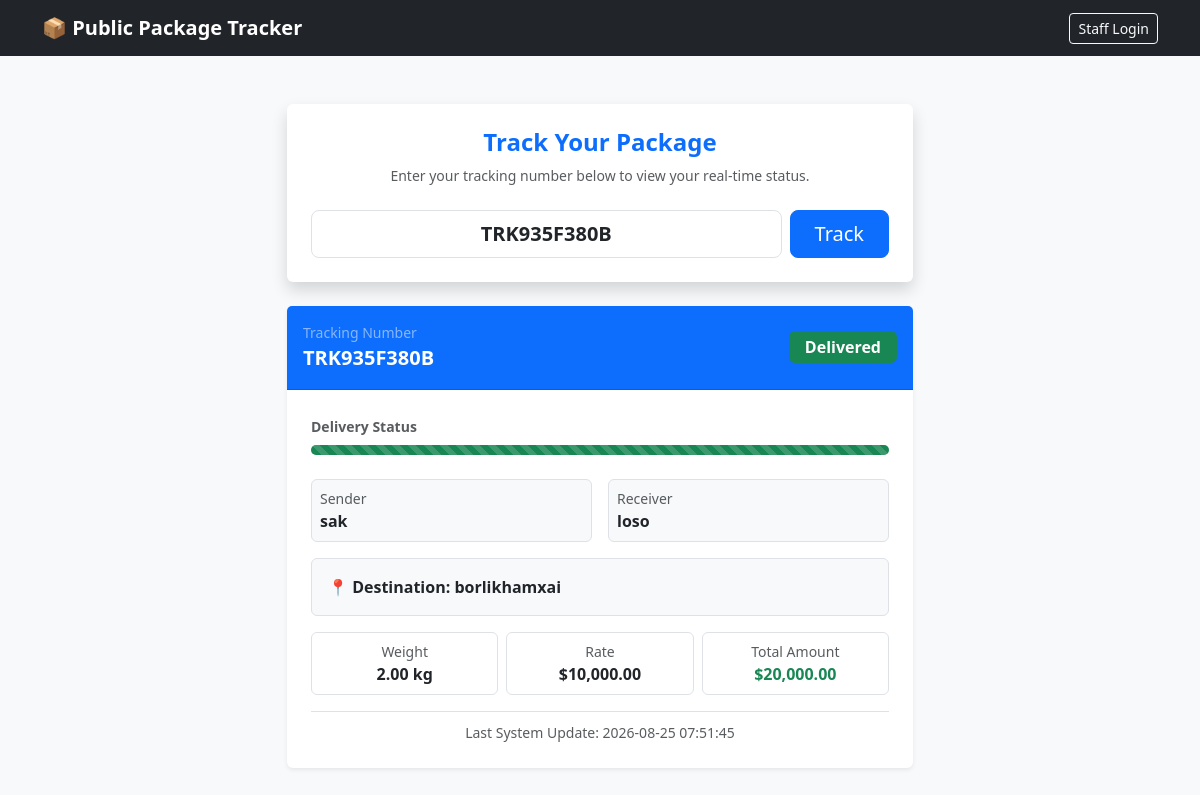
The app's page /track.php?tracking_number=TRK935F380B with its own data.
### tables this page shows
CREATE TABLE `shipments` (
  `id` int(11) NOT NULL,
  `tracking_number` varchar(50) NOT NULL,
  `sender` varchar(100) NOT NULL,
  `receiver` varchar(100) NOT NULL,
  `destination` varchar(255) NOT NULL,
  `weight_kg` decimal(10,2) DEFAULT '0.00',
  `price` decimal(10,2) DEFAULT '0.00',
  `status` enum('Pending','In Transit','Out for Delivery','Delivered') DEFAULT 'Pending',
  `updated_at` timestamp NOT NULL DEFAULT CURRENT_TIMESTAMP ON UPDATE CURRENT_TIMESTAMP
);

### track.php (the view, shortened to what this page needs)
<?php
require_once 'config/db.php';
$shipment = null;
$search_tn = isset($_GET['tracking_number']) ? trim($_GET['tracking_number']) : '';
if ($search_tn !== '') {
    $stmt = $pdo->prepare("SELECT * FROM shipments WHERE tracking_number = ?");
    $stmt->execute([$search_tn]);
    $shipment = $stmt->fetch();
}
?>
<!DOCTYPE html>
<html lang="en">
<head>
    <link href="https://cdn.jsdelivr.net/npm/bootstrap@5.3.0/dist/css/bootstrap.min.css" rel="stylesheet">
</head>
<body class="bg-light">
    <nav class="navbar navbar-dark bg-dark">
        <div class="container">
            <a class="navbar-brand fw-bold" href="track.php">📦 Public Package Tracker</a>
            <a href="login.php" class="btn btn-outline-light btn-sm">Staff Login</a>
        </div>
    </nav>
    <div class="container py-5" style="max-width: 650px;">
        <div class="card shadow border-0 mb-4">
            <div class="card-body p-4 text-center">
                <h4 class="fw-bold mb-2 text-primary">Track Your Package</h4>
                <p class="text-muted small mb-4">Enter your tracking number below to view your real-time status.</p>
                <form method="GET" action="track.php" class="d-flex gap-2">
                    <input type="text" name="tracking_number" class="form-control form-control-lg text-center fw-bold"
                        placeholder="e.g. TRK12345678" value="<?php echo htmlspecialchars($search_tn); ?>" required>
                    <button type="submit" class="btn btn-primary btn-lg px-4">Track</button>
                </form>
            </div>
        </div>
        <?php if ($shipment): ?>
        <?php $total_item_amount = $shipment['weight_kg'] * $shipment['price']; ?>
        <div class="card shadow-sm border-0 mb-4">
            <div class="card-header bg-primary text-white p-3 d-flex justify-content-between align-items-center">
                <div>
                    <small class="d-block text-white-50">Tracking Number</small>
                    <span class="fs-5 fw-bold"><?php echo htmlspecialchars($shipment['tracking_number']); ?></span>
                </div>
                <?php
                    $badge = 'bg-secondary';
                    if ($shipment['status'] === 'Pending') $badge = 'bg-warning text-dark';
                    elseif ($shipment['status'] === 'In Transit') $badge = 'bg-info text-dark';
                    elseif ($shipment['status'] === 'Out for Delivery') $badge = 'bg-primary';
                    elseif ($shipment['status'] === 'Delivered') $badge = 'bg-success';
                ?>
                <span
                    class="badge <?php echo $badge; ?> fs-6 px-3 py-2"><?php echo htmlspecialchars($shipment['status']); ?></span>
            </div>
            <div class="card-body p-4">
                <div class="mb-4">
                    <label class="form-label small fw-bold text-muted mb-2">Delivery Status</label>
                    <div class="progress" style="height: 10px;">
                        <?php
                            $progress = 10;
                            if ($shipment['status'] === 'Pending') $progress = 25;
                            elseif ($shipment['status'] === 'In Transit') $progress = 55;
                            elseif ($shipment['status'] === 'Out for Delivery') $progress = 80;
                            elseif ($shipment['status'] === 'Delivered') $progress = 100;
                        ?>
                        <div class="progress-bar <?php echo ($shipment['status'] === 'Delivered') ? 'bg-success' : 'bg-primary'; ?> progress-bar-striped progress-bar-animated"
                            role="progressbar" style="width: <?php echo $progress; ?>%;"></div>
                    </div>
                </div>
                <div class="row g-3 mb-3">
                    <div class="col-6">
                        <div class="p-2 bg-light rounded border">
                            <small class="text-muted d-block">Sender</small>
                            <strong><?php echo htmlspecialchars($shipment['sender']); ?></strong>
                        </div>
                    </div>
                    <div class="col-6">
                        <div class="p-2 bg-light rounded border">
                            <small class="text-muted d-block">Receiver</small>
                            <strong><?php echo htmlspecialchars($shipment['receiver']); ?></strong>
                        </div>
                    </div>
                </div>
                <div class="bg-light p-3 rounded border mb-3">
                    📍 <strong>Destination:</strong> <span
                        class="text-dark fw-bold"><?php echo htmlspecialchars($shipment['destination']); ?></span>
                </div>
                <div class="row g-2 text-center">
                    <div class="col-4">
                        <div class="bg-white p-2 rounded border">
                            <small class="text-muted d-block">Weight</small>
                            <strong><?php echo number_format($shipment['weight_kg'], 2); ?> kg</strong>
                        </div>
                    </div>
                    <div class="col-4">
                        <div class="bg-white p-2 rounded border">
                            <small class="text-muted d-block">Rate</small>
                            <strong>$<?php echo number_format($shipment['price'], 2); ?></strong>
                        </div>
                    </div>
                    <div class="col-4">
                        <div class="bg-white p-2 rounded border">
                            <small class="text-muted d-block">Total Amount</small>
                            <strong class="text-success">$<?php echo number_format($total_item_amount, 2); ?></strong>
                        </div>
                    </div>
                </div>
                <div class="text-center mt-3 pt-2 border-top">
                    <small class="text-muted">Last System Update:
                        <?php echo htmlspecialchars($shipment['updated_at']); ?></small>
                </div>
            </div>
        </div>
        <?php endif; ?>
    </div>
</body>
</html>

### records on screen
shipments: tracking_number "TRK935F380B", status "Delivered", sender "sak", receiver "loso", destination "borlikhamxai", weight_kg "2.00", price "10,000.00", total_item_amount "20,000.00", updated_at "2026-08-25 07:51:45"
